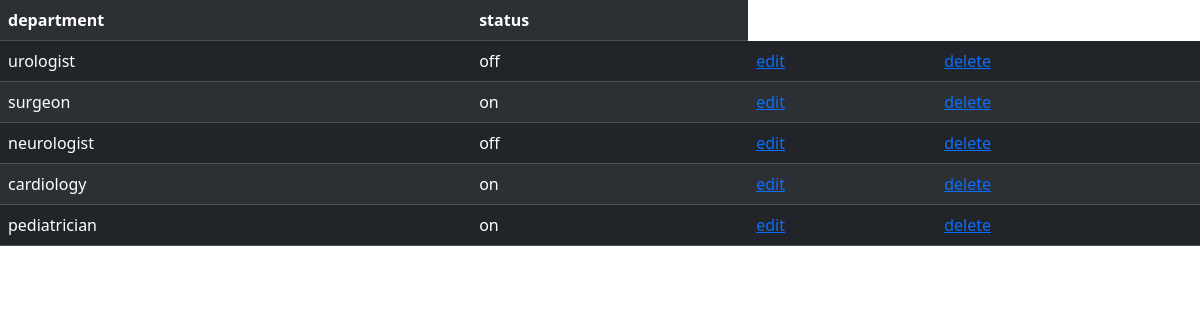
The app's page /viewdepartment/ with its own data.
### hospital/models.py (models this page shows)
class tbldepartment(models.Model):
    department=models.CharField(max_length=10,null=True)
    status=models.CharField(max_length=10,null=True)

### hospital/views.py (the view)
# urls.py: path("viewdepartment/",views.viewdepartment),
def viewdepartment(request):
    a = tbldepartment.objects.all
    return render(request, "viewdepartment.html", {'a': a})

### template/viewdepartment.html (shortened to what this page needs)
<!DOCTYPE html>
<html lang="en">
<head>
        <link rel="stylesheet" href="https://cdn.jsdelivr.net/npm/bootstrap@5.3.2/dist/css/bootstrap.min.css">
</head>
<body>
<table class="table table-striped table-dark">
    <tr>
       <th>department</th>
        <th>status</th>
    </tr>
    {%for g in a%}
    <tr>
        <td>{{g.department}}</td>
        <td>{{g.status}}</td>
         <td><a href="/editdepartment/{{g.id}}">edit</a></td>
        <td><a href="/deletedepartment/{{g.id}}">delete</a></td>
    </tr>
{%endfor%}
</table>
</body>
</html>

### records on screen
tbldepartment: department "urologist", status "off"
tbldepartment: department "surgeon", status "on"
tbldepartment: department "neurologist", status "off"
tbldepartment: department "cardiology", status "on"
tbldepartment: department "pediatrician", status "on"
